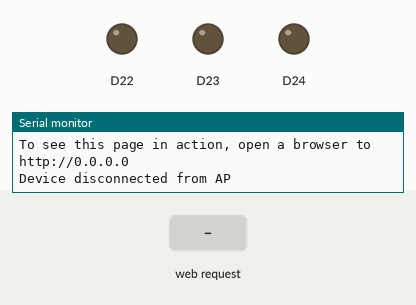
Recording of a sketch running on a simulated Arduino Nano RP2040 Connect. On the bench: output pins drawn as LEDs (lit = HIGH), the last lines printed to the serial monitor. The inputs (shaded band) are chosen by the test bench.

Above: at 11.2 s.
11.3 s: HTTP request GET /RH received
At 11.7 s:
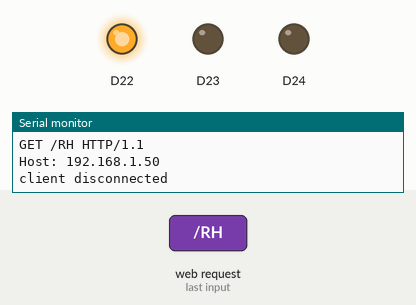
12.8 s: HTTP request GET /GH received
At 14.0 s:
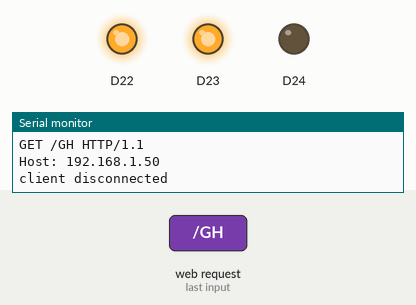
14.3 s: HTTP request GET /RL received
At 15.2 s:
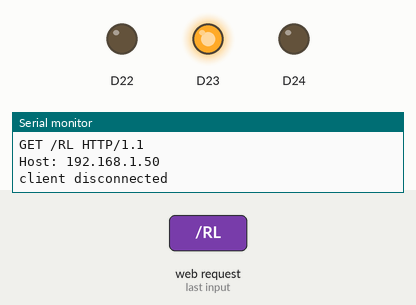
15.8 s: HTTP request GET /BH received
At 16.3 s:
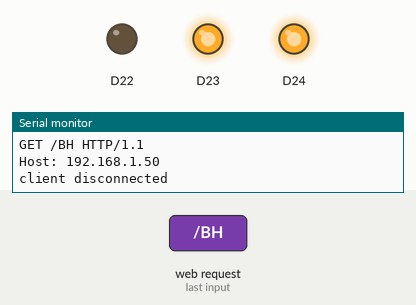
17.3 s: HTTP request GET /GL received
At 18.5 s:
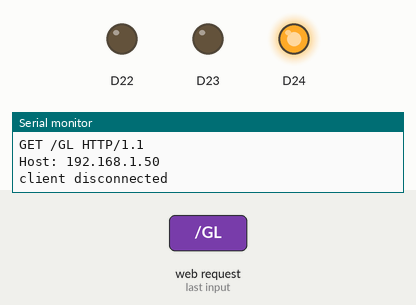
18.8 s: HTTP request GET /RH received
At 19.8 s:
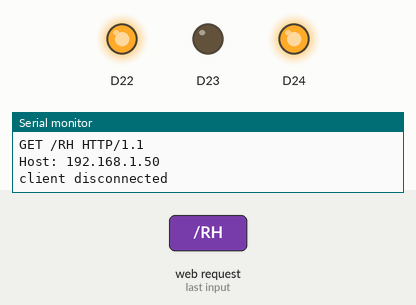
Timing chart, 0 to 21.3 s (numbered marks = the images above; inputs shaded):
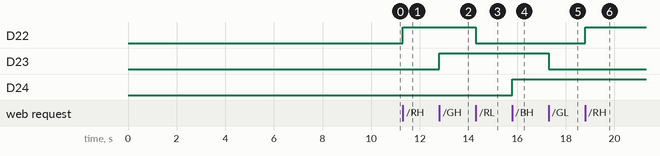

Measured:
- after the input at 11.3 s, D22: LOW → HIGH at once
- after the input at 12.8 s, D23: LOW → HIGH at once
- after the input at 14.3 s, D22: HIGH → LOW at once
- after the input at 15.8 s, D24: LOW → HIGH at once
- after the input at 17.3 s, D23: HIGH → LOW at once
- after the input at 18.8 s, D22: LOW → HIGH at once

The sketch:

rp2040-ap-web-server-rgb.ino
```cpp
#include <SPI.h>
#include <WiFiNINA.h>

char ssid[] = "nano-rp2040";  // your network SSID (name)
char pass[] = "#4RDU1N0$";    // your network password (use for WPA)

int status = WL_IDLE_STATUS;
WiFiServer server(80);

void setup() {
  //Initialize serial and wait for port to open:
  Serial.begin(9600);
  while (!Serial) {
    ;  // wait for serial port to connect. Needed for native USB port only
  }

  Serial.println("Access Point Web Server");

  pinMode(LEDR, OUTPUT);
  pinMode(LEDG, OUTPUT);
  pinMode(LEDB, OUTPUT);

  // check for the WiFi module:
  if (WiFi.status() == WL_NO_MODULE) {
    Serial.println("Communication with WiFi module failed!");
    // don't continue
    while (true)
      ;
  }

  String fv = WiFi.firmwareVersion();
  if (fv < WIFI_FIRMWARE_LATEST_VERSION) {
    Serial.println("Please upgrade the firmware");
  }

  // by default the local IP address will be 192.168.4.1
  // you can override it with the following:
  // WiFi.config(IPAddress(10, 0, 0, 1));

  // print the network name (SSID);
  Serial.print("Creating access point named: ");
  Serial.println(ssid);

  // Create open network.
  status = WiFi.beginAP(ssid, pass);
  if (status != WL_AP_LISTENING) {
    Serial.println("Creating access point failed");
    // don't continue
    while (true)
      ;
  }

  // wait 10 seconds for connection:
  delay(10000);

  // start the web server on port 80
  server.begin();

  // you're connected now, so print out the status
  printWiFiStatus();
}


void loop() {
  // compare the previous status to the current status
  if (status != WiFi.status()) {
    // it has changed update the variable
    status = WiFi.status();

    if (status == WL_AP_CONNECTED) {
      // a device has connected to the AP
      Serial.println("Device connected to AP");
    } else {
      // a device has disconnected from the AP, and we are back in listening mode
      Serial.println("Device disconnected from AP");
    }
  }

  WiFiClient client = server.available();  // listen for incoming clients

  if (client) {                    // if you get a client,
    Serial.println("new client");  // print a message out the serial port
    String currentLine = "";       // make a String to hold incoming data from the client
    while (client.connected()) {   // loop while the client's connected
      if (client.available()) {    // if there's bytes to read from the client,
        char c = client.read();    // read a byte, then
        Serial.write(c);           // print it out the serial monitor
        if (c == '\n') {           // if the byte is a newline character

          // if the current line is blank, you got two newline characters in a row.
          // that's the end of the client HTTP request, so send a response:
          if (currentLine.length() == 0) {
            // HTTP headers always start with a response code (e.g. HTTP/1.1 200 OK)
            // and a content-type so the client knows what's coming, then a blank line:
            client.println("HTTP/1.1 200 OK");
            client.println("Content-type:text/html");
            client.println();

            // the content of the HTTP response follows the header:
            client.print("<style>");
            client.print(".container {margin: 0 auto; text-align: center; margin-top: 100px;}");
            client.print("button {color: white; width: 100px; height: 100px;");
            client.print("border-radius: 50%; margin: 20px; border: none; font-size: 20px; outline: none; transition: all 0.2s;}");
            client.print(".red{background-color: rgb(196, 39, 39);}");
            client.print(".green{background-color: rgb(39, 121, 39);}");
            client.print(".blue {background-color: rgb(5, 87, 180);}");
            client.print(".off{background-color: grey;}");
            client.print("button:hover{cursor: pointer; opacity: 0.7;}");
            client.print("</style>");
            client.print("<div class='container'>");
            client.print("<button class='red' type='submit' onmousedown='location.href=\"/RH\"'>ON</button>");
            client.print("<button class='off' type='submit' onmousedown='location.href=\"/RL\"'>OFF</button><br>");
            client.print("<button class='green' type='submit' onmousedown='location.href=\"/GH\"'>ON</button>");
            client.print("<button class='off' type='submit' onmousedown='location.href=\"/GL\"'>OFF</button><br>");
            client.print("<button class='blue' type='submit' onmousedown='location.href=\"/BH\"'>ON</button>");
            client.print("<button class='off' type='submit' onmousedown='location.href=\"/BL\"'>OFF</button>");
            client.print("</div>");

            // The HTTP response ends with another blank line:
            client.println();
            // break out of the while loop:
            break;
          } else {  // if you got a newline, then clear currentLine:
            currentLine = "";
          }
        } else if (c != '\r') {  // if you got anything else but a carriage return character,
          currentLine += c;      // add it to the end of the currentLine
        }

        // Check to see if the client request was /X
        if (currentLine.endsWith("GET /RH")) {
          digitalWrite(LEDR, HIGH);
        }
        if (currentLine.endsWith("GET /RL")) {
          digitalWrite(LEDR, LOW);
        }
        if (currentLine.endsWith("GET /GH")) {
          digitalWrite(LEDG, HIGH);
        }
        if (currentLine.endsWith("GET /GL")) {
          digitalWrite(LEDG, LOW);
        }
        if (currentLine.endsWith("GET /BH")) {
          digitalWrite(LEDB, HIGH);
        }
        if (currentLine.endsWith("GET /BL")) {
          digitalWrite(LEDB, LOW);
        }
      }
    }
    // close the connection:
    client.stop();
    Serial.println("client disconnected");
  }
}

void printWiFiStatus() {
  // print the SSID of the network you're attached to:
  Serial.print("SSID: ");
  Serial.println(WiFi.SSID());

  // print your WiFi shield's IP address:
  IPAddress ip = WiFi.localIP();
  Serial.print("IP Address: ");
  Serial.println(ip);

  // print where to go in a browser:
  Serial.print("To see this page in action, open a browser to http://");
  Serial.println(ip);
}
```
